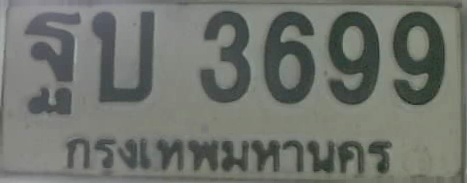
#> input picture debug_cam-01_1775576911921_tid0_raw.jpg, 467 x 183 px
$ python -i plate_utils.py   (imports and definitions only)   (older library calls are emulated)
#> lines starting #> are read from the running program, lines starting #| are printed output that depends on the picture
"""
plate_utils.py — Thai licence-plate helper utilities  (v11 — MAX ACCURACY)
━━━━━━━━━━━━━━━━━━━━━━━━━━━━━━━━━━━━━━━━━━━━━━━━━━━━━━━━━━━━━━━━━━━━━━━━

KEY CHANGES vs v9
━━━━━━━━━━━━━━━━━━━━━━━━━━━━━━━━━━━━━━━━━━━━━━━━━━━━━━━━━━━━━━━━━━━━━━━━

Province detection (biggest UX improvement):
  [PROV-1] Province strip crop now takes bottom 28% of plate height
           (was ~28% but with a fixed 72% top-cut). The strip candidates
           are re-ordered so the widest bottom strip is tried first.
           This gives much more vertical space for province text like
           "กรุงเทพมหานคร" which is a long word.

  [PROV-2] Province fuzzy match MIN_SCORE lowered from 0.30 → 0.25.
           Thai province names share many consonants; a looser threshold
           recovers partial OCR reads of long names like กรุงเทพมหานคร
           that EasyOCR often truncates.

  [PROV-3] Province strip preprocessing now tries both upright and
           inverted polarity before Tesseract, since some plates have
           dark-background province strips (newer Thai plates).

  [PROV-4] extract_province_from_crop() now passes the FULL original
           crop to the province reader rather than a pre-cropped slice,
           giving EasyOCR the natural context it needs for Thai text.

Voter / partial evidence:
  [PL-5]  PlateMajorityVoter now tracks leading_digit_counter separately
          from consonant_candidates. When reconstructing via partial
          evidence, the most-voted leading digit is passed to
          merge_digit_evidence() so "5กข2662" is reconstructed correctly
          instead of dropping the "5" and emitting "กข2662".

  [PL-6]  extract_leading_digit() called on every candidate frame to
          accumulate the zone prefix evidence across frames.

CV (binarization):
  [CV-10] _preprocess_at_scale() now also tries a fourth strategy:
          sauvola-style local threshold approximated via Gaussian diff
          (mu - k*sigma). Helps with non-uniform illumination plates.

All v9 improvements retained:
  [CV-6]  Multi-strategy binarization (Otsu + adaptive-Gaussian-31px +
          adaptive-Mean-25px) + best-by-CC-score selection.
  [CV-7]  3×3 morphological closing.
  [CV-8]  Tighter number-zone crop (10%–72%).
  [CV-9]  Smart province-line detection.
  [OCR-5] Raw-color parallel EasyOCR path.
  [OCR-6] Beamsearch decoder (beamWidth=10) on raw path.
  [PL-4]  Partial-evidence voter.
  [PF-1]  Skip OCR if box barely moved.
  [PF-2]  Tesseract at 2× scale.
  [PF-3]  Province detection cached per track.
━━━━━━━━━━━━━━━━━━━━━━━━━━━━━━━━━━━━━━━━━━━━━━━━━━━━━━━━━━━━━━━━━━━━━━━━
"""

import re
import cv2
import math
import numpy as np
from collections import Counter, defaultdict
from typing import Optional, Tuple, List

try:
    import pytesseract
    from PIL import Image as PILImage
    _TESSERACT_AVAILABLE = True
except ImportError:
    _TESSERACT_AVAILABLE = False

from plate_corrector import (
    correct_plate,
    correct_candidates,
    is_valid_plate,
    extract_digit_suffix,
    extract_leading_digit,
    merge_digit_evidence,
    THAI_CONSONANTS as _CORRECTOR_CONSONANTS,
)

# ═══════════════════════════════════════════════════════════════════════════
# CHARACTER SETS
# ═══════════════════════════════════════════════════════════════════════════

THAI_CONSONANTS = "กขฃคฅฆงจฉชซฌญฎฏฐฑฒณดตถทธนบปผฝพฟภมยรลวศษสหฬอฮ"
THAI_VOWELS     = "าิีึืุูเแโใไๆ็่้๊๋์ํ๎ะัำ"
THAI_DIGITS     = "๐๑๒๓๔๕๖๗๘๙"
ARABIC_DIGITS   = "0123456789"
THAI_ALLOWLIST  = THAI_CONSONANTS + THAI_DIGITS + ARABIC_DIGITS

TESSERACT_NUM_CONFIG = (
    r"--oem 1 --psm 7 "
    r"-c tessedit_char_whitelist=" + THAI_ALLOWLIST
)
TESSERACT_PROV_CONFIG = (
    "--oem 1 --psm 7 "
    "-c tessedit_char_whitelist="
    + THAI_CONSONANTS + THAI_VOWELS + " "
)

# ═══════════════════════════════════════════════════════════════════════════
# PROVINCE MAP  (77 provinces)
# ═══════════════════════════════════════════════════════════════════════════

PROVINCE_MAP: dict[str, dict] = {
    # ── Central ─────────────────────────────────────────────────────────────
    "กรุงเทพมหานคร":    {"en": "Bangkok",                   "region": "Central"},
    "กำแพงเพชร":        {"en": "Kamphaeng Phet",            "region": "Central"},
    "ชัยนาท":           {"en": "Chai Nat",                  "region": "Central"},
    "นครนายก":          {"en": "Nakhon Nayok",              "region": "Central"},
    "นครปฐม":           {"en": "Nakhon Pathom",             "region": "Central"},
    "นครสวรรค์":        {"en": "Nakhon Sawan",              "region": "Central"},
    "นนทบุรี":          {"en": "Nonthaburi",                "region": "Central"},
    "ปทุมธานี":         {"en": "Pathum Thani",              "region": "Central"},
    "พระนครศรีอยุธยา":  {"en": "Phra Nakhon Si Ayutthaya", "region": "Central"},
    "พิจิตร":           {"en": "Phichit",                   "region": "Central"},
    "พิษณุโลก":         {"en": "Phitsanulok",               "region": "Central"},
    "เพชรบูรณ์":        {"en": "Phetchabun",                "region": "Central"},
    "ลพบุรี":           {"en": "Lopburi",                   "region": "Central"},
    "สมุทรปราการ":      {"en": "Samut Prakan",              "region": "Central"},
    "สมุทรสงคราม":      {"en": "Samut Songkhram",           "region": "Central"},
    "สมุทรสาคร":        {"en": "Samut Sakhon",              "region": "Central"},
    "สระบุรี":          {"en": "Saraburi",                  "region": "Central"},
    "สิงห์บุรี":        {"en": "Sing Buri",                 "region": "Central"},
    "สุพรรณบุรี":       {"en": "Suphan Buri",               "region": "Central"},
    "อ่างทอง":          {"en": "Ang Thong",                 "region": "Central"},
    "อุทัยธานี":        {"en": "Uthai Thani",               "region": "Central"},
    # ── North ───────────────────────────────────────────────────────────────
    "เชียงราย":         {"en": "Chiang Rai",                "region": "North"},
    "เชียงใหม่":        {"en": "Chiang Mai",                "region": "North"},
    "ตาก":              {"en": "Tak",                       "region": "North"},
    "น่าน":             {"en": "Nan",                       "region": "North"},
    "พะเยา":            {"en": "Phayao",                    "region": "North"},
    "แพร่":             {"en": "Phrae",                     "region": "North"},
    "แม่ฮ่องสอน":       {"en": "Mae Hong Son",              "region": "North"},
    "ลำปาง":            {"en": "Lampang",                   "region": "North"},
    "ลำพูน":            {"en": "Lamphun",                   "region": "North"},
    "สุโขทัย":          {"en": "Sukhothai",                 "region": "North"},
    "อุตรดิตถ์":        {"en": "Uttaradit",                 "region": "North"},
    # ── Northeast (Isan) ────────────────────────────────────────────────────
    "กาฬสินธุ์":        {"en": "Kalasin",                   "region": "Northeast"},
    "ขอนแก่น":          {"en": "Khon Kaen",                 "region": "Northeast"},
    "ชัยภูมิ":          {"en": "Chaiyaphum",                "region": "Northeast"},
    "นครพนม":           {"en": "Nakhon Phanom",             "region": "Northeast"},
    "นครราชสีมา":       {"en": "Nakhon Ratchasima",         "region": "Northeast"},
    "บึงกาฬ":           {"en": "Bueng Kan",                 "region": "Northeast"},
    "บุรีรัมย์":        {"en": "Buriram",                   "region": "Northeast"},
    "มหาสารคาม":        {"en": "Maha Sarakham",             "region": "Northeast"},
    "มุกดาหาร":         {"en": "Mukdahan",                  "region": "Northeast"},
    "ยโสธร":            {"en": "Yasothon",                  "region": "Northeast"},
    "ร้อยเอ็ด":         {"en": "Roi Et",                    "region": "Northeast"},
    "เลย":              {"en": "Loei",                      "region": "Northeast"},
    "ศรีสะเกษ":         {"en": "Si Sa Ket",                 "region": "Northeast"},
    "สกลนคร":           {"en": "Sakon Nakhon",              "region": "Northeast"},
    "สุรินทร์":         {"en": "Surin",                     "region": "Northeast"},
    "หนองคาย":          {"en": "Nong Khai",                 "region": "Northeast"},
    "หนองบัวลำภู":      {"en": "Nong Bua Lamphu",           "region": "Northeast"},
    "อำนาจเจริญ":       {"en": "Amnat Charoen",             "region": "Northeast"},
    "อุดรธานี":         {"en": "Udon Thani",                "region": "Northeast"},
    "อุบลราชธานี":      {"en": "Ubon Ratchathani",          "region": "Northeast"},
    # ── East ────────────────────────────────────────────────────────────────
    "จันทบุรี":         {"en": "Chanthaburi",               "region": "East"},
    "ฉะเชิงเทรา":       {"en": "Chachoengsao",              "region": "East"},
    "ชลบุรี":           {"en": "Chon Buri",                 "region": "East"},
    "ตราด":             {"en": "Trat",                      "region": "East"},
    "ปราจีนบุรี":       {"en": "Prachin Buri",              "region": "East"},
    "ระยอง":            {"en": "Rayong",                    "region": "East"},
    "สระแก้ว":          {"en": "Sa Kaeo",                   "region": "East"},
    # ── West ────────────────────────────────────────────────────────────────
    "กาญจนบุรี":        {"en": "Kanchanaburi",              "region": "West"},
    "ประจวบคีรีขันธ์":  {"en": "Prachuap Khiri Khan",       "region": "West"},
    "เพชรบุรี":         {"en": "Phetchaburi",               "region": "West"},
    "ราชบุรี":          {"en": "Ratchaburi",                "region": "West"},
    # ── South ───────────────────────────────────────────────────────────────
    "กระบี่":           {"en": "Krabi",                     "region": "South"},
    "ชุมพร":            {"en": "Chumphon",                  "region": "South"},
    "ตรัง":             {"en": "Trang",                     "region": "South"},
    "นครศรีธรรมราช":    {"en": "Nakhon Si Thammarat",       "region": "South"},
    "นราธิวาส":         {"en": "Narathiwat",                "region": "South"},
    "ปัตตานี":          {"en": "Pattani",                   "region": "South"},
    "พัทลุง":           {"en": "Phatthalung",               "region": "South"},
    "พังงา":            {"en": "Phang Nga",                 "region": "South"},
    "ภูเก็ต":           {"en": "Phuket",                    "region": "South"},
    "ระนอง":            {"en": "Ranong",                    "region": "South"},
    "สงขลา":            {"en": "Songkhla",                  "region": "South"},
    "สตูล":             {"en": "Satun",                     "region": "South"},
    "สุราษฎร์ธานี":     {"en": "Surat Thani",               "region": "South"},
    "ยะลา":             {"en": "Yala",                      "region": "South"},
}

_ALL_PROVINCE_NAMES: list[str] = list(PROVINCE_MAP.keys())


def _consonants_only(text: str) -> str:
    return "".join(ch for ch in text if ch in THAI_CONSONANTS or ch == " ")


_PROVINCE_CONSONANTS: dict[str, str] = {
    name: _consonants_only(name) for name in _ALL_PROVINCE_NAMES
}
#> further down, picture is the input picture: shape (183, 467, 3); mean B, G, R 108.9, 115.3, 111.8


# ═══════════════════════════════════════════════════════════════════════════
# PROVINCE FUZZY MATCHING  [PROV-2]
# ═══════════════════════════════════════════════════════════════════════════

# [37 lines left out: functions _char_jaccard, normalize_province, not called in this run]


# ═══════════════════════════════════════════════════════════════════════════
# PROVINCE STRIP EXTRACTION  [PROV-1, PROV-3, PROV-4]
# ═══════════════════════════════════════════════════════════════════════════

# [PROV-1] Wider strips — province text needs more vertical pixels.
# Ordered: widest/most-reliable first to maximize early-exit hits.
_STRIP_CANDIDATES = [
    (0.65, 1.00, "bottom_wide"),    # 35% of height — generous
    (0.70, 1.00, "bottom"),         # 30% of height
    (0.75, 1.00, "bottom_tight"),   # 25% of height
    (0.00, 0.25, "top"),            # top strip fallback
]


# [121 lines left out: functions _preprocess_province_strip, _ocr_strip_tesseract, _ocr_strip_easyocr, extract_province_from_crop, not called in this run]


# ═══════════════════════════════════════════════════════════════════════════
# LEGACY SUBSTITUTION HELPERS  (kept for province strip OCR only)
# ═══════════════════════════════════════════════════════════════════════════

_LATIN_TO_THAI = [
    ("au", "ม"), ("nn", "ท"), ("iiu", "ปน"), ("ii", "ป"), ("ss", "ส"),
    ("u",  "บ"), ("i",  "บ"), ("n",  "น"),   ("m",  "ม"), ("g",  "ง"),
    ("a",  "า"), ("s",  "ส"), ("w",  "ว"),   ("h",  "ห"), ("o",  "อ"),
    ("x",  "ข"), ("y",  "ย"),
]
_THAI_CORRECTIONS = {
    "รร": "ร",
    "าา": "า",
    "นน": "น",
}
_DIGIT_RE = re.compile(r'\d+')


# [22 lines left out: function correct_ocr_substitutions, not called in this run]


# ═══════════════════════════════════════════════════════════════════════════
# TEXT HELPERS
# ═══════════════════════════════════════════════════════════════════════════

def normalize_plate_text(text: str) -> str:
    compact = "".join(text.strip().split()).replace("-", "")
    return compact.upper()


# [23 lines left out: functions looks_like_thai_plate_top_line, adaptive_min_confidence, should_send_plate, not called in this run]


# ═══════════════════════════════════════════════════════════════════════════
# IMAGE PRE-PROCESSING  [CV-1, CV-4, CV-6, CV-7, CV-8, CV-9, CV-10]
# ═══════════════════════════════════════════════════════════════════════════

def _sharpness_laplacian(gray: np.ndarray) -> float:
    return float(cv2.Laplacian(gray, cv2.CV_64F).var())


def _clahe_lab(bgr: np.ndarray) -> np.ndarray:
    """[CV-4] CLAHE on L channel of LAB colourspace."""
    lab     = cv2.cvtColor(bgr, cv2.COLOR_BGR2LAB)
#> lab: shape (183, 467, 3); mean of channels 0, 1, 2 122.2, 125.4, 131
    l, a, b = cv2.split(lab)
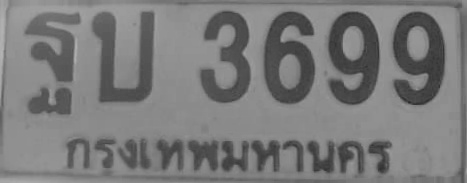
#> l: shape (183, 467); min 42, max 180, mean 122.2
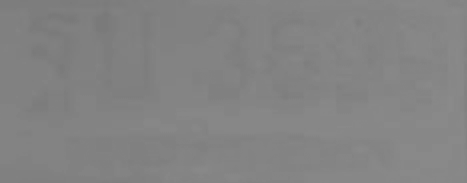
#> b: shape (183, 467); min 121, max 138, mean 131
    clahe   = cv2.createCLAHE(clipLimit=3.0, tileGridSize=(8, 8))
    lab     = cv2.merge([clahe.apply(l), a, b])
#> lab: shape (183, 467, 3); mean of channels 0, 1, 2 139.8, 125.4, 131
    return cv2.cvtColor(lab, cv2.COLOR_LAB2BGR)
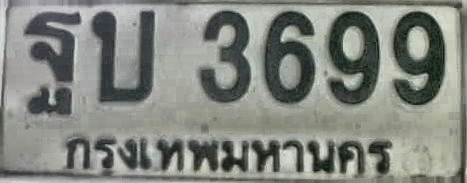
#> returned value: shape (183, 467, 3); mean B, G, R 127.7, 134.2, 130.6


# [462 lines left out: functions _score_binarized, _preprocess_at_scale, crop_number_zone, preprocess_plate_image, _estimate_skew_angle, deskew_plate and 7 more, not called in this run]


class PlateTracker:
    """[PL-1] Lightweight IoU tracker with province cache and OCR-skip state."""

    IOU_THRESHOLD = 0.35
    MAX_MISSED    = 8

    def __init__(self):
        self._next_id = 0
        self._tracks: dict[int, dict] = {}

    # [42 lines left out: functions _new_track, update, not called in this run]

    def get_province_cache(self, tid: int) -> Optional[dict]:
        return self._tracks.get(tid, {}).get("province_info")

    def set_province_cache(self, tid: int, info):
        if tid in self._tracks:
            self._tracks[tid]["province_info"] = info

    def get_last_ocr_box(self, tid: int) -> Optional[Tuple]:
        return self._tracks.get(tid, {}).get("last_ocr_box")

    def set_last_ocr_box(self, tid: int, box: Tuple):
        if tid in self._tracks:
            self._tracks[tid]["last_ocr_box"] = box

    # [4 lines left out: function reset_track, not called in this run]


# ═══════════════════════════════════════════════════════════════════════════
# STABILITY GATE  [PL-3]
# ═══════════════════════════════════════════════════════════════════════════

class PlateStabilityGate:
    """[PL-3] Hysteresis: exit stable only after HYSTERESIS_COUNT bad frames."""

    HYSTERESIS_COUNT = 2

    # [38 lines left out: functions __init__, is_stable, reset, not called in this run]


# ═══════════════════════════════════════════════════════════════════════════
# WEIGHTED MAJORITY VOTER  [PL-2, PL-4, PL-5, PL-6]
# ═══════════════════════════════════════════════════════════════════════════

class PlateMajorityVoter:
    """
    [PL-2] Weighted vote: yolo_conf × adjusted_ocr_conf, recency bonus.
    [PP-3] Winner is re-validated via is_valid_plate() before return.
    [PL-4] Partial-evidence accumulation for consonants + digit suffix.
    [PL-5] Leading zone digit tracked separately and passed to
           merge_digit_evidence() so the reconstructed plate includes
           the prefix (e.g., 5กข2662 not กข2662).
    [PL-6] extract_leading_digit() called per frame to accumulate evidence.
    """

    RECENCY_BONUS      = 0.10
    MIN_DIGIT_VOTES    = 3     # frames with same digit string before firing
    EARLY_EXIT_VOTES   = 3     # consecutive identical valid reads → fire immediately
    EARLY_EXIT_MIN_OCR = 0.40

    # [122 lines left out: functions __init__, update, reset, not called in this run]

>>> import cv2
>>> picture = cv2.imread('debug_cam-01_1775576911921_tid0_raw.jpg')
>>> result = _clahe_lab(picture)

$ run again, on debug_cam-01_1775576912342_tid0_raw.jpg
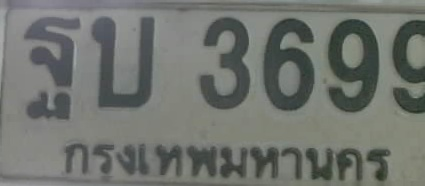
#> input picture debug_cam-01_1775576912342_tid0_raw.jpg, 425 x 186 px
#> picture is the input picture: shape (186, 425, 3); mean B, G, R 110.4, 115.6, 112.2
#> in _clahe_lab, `l, a, b = cv2.split(lab)`:
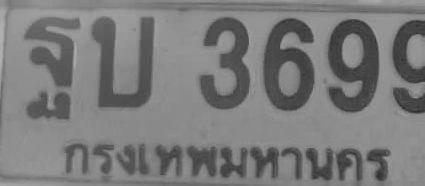
#> l: shape (186, 425); min 43, max 177, mean 122.5
#> in _clahe_lab, `return cv2.cvtColor(lab, cv2.COLOR_LAB2BGR)`:
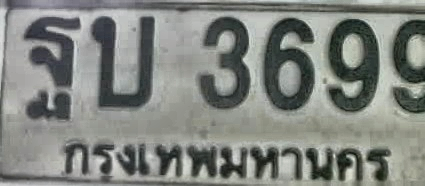
#> returned value: shape (186, 425, 3); mean B, G, R 127.2, 132.5, 129

$ run again, on debug_cam-01_1775576919660_tid0_raw.jpg
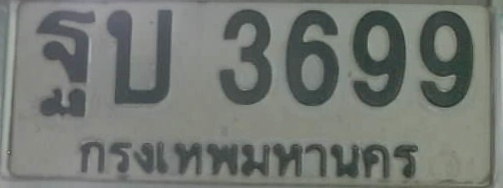
#> input picture debug_cam-01_1775576919660_tid0_raw.jpg, 503 x 188 px
#> picture is the input picture: shape (188, 503, 3); mean B, G, R 115.1, 120.1, 115.9
#> in _clahe_lab, `l, a, b = cv2.split(lab)`:
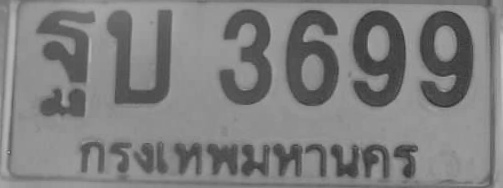
#> l: shape (188, 503); min 44, max 197, mean 127
#> in _clahe_lab, `return cv2.cvtColor(lab, cv2.COLOR_LAB2BGR)`:
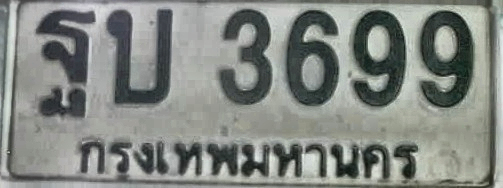
#> returned value: shape (188, 503, 3); mean B, G, R 130.1, 135.2, 130.9
